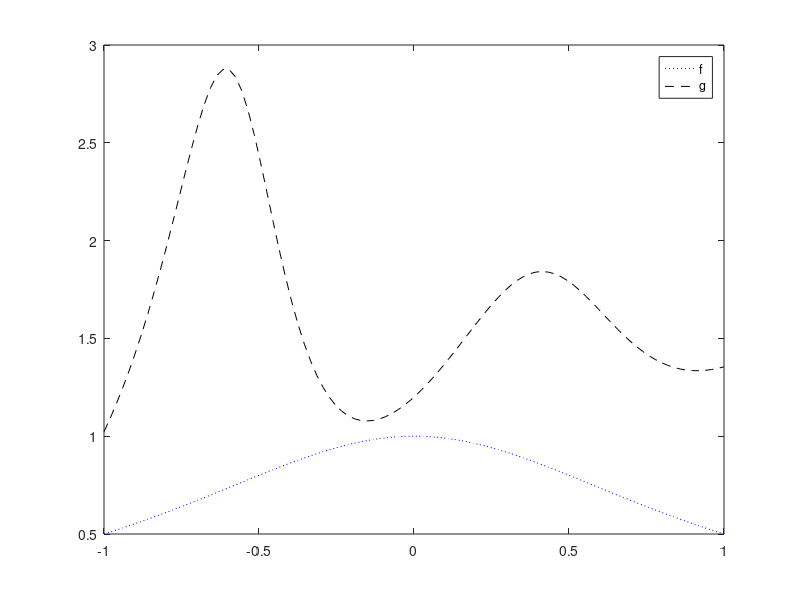

Here is the MATLAB script that generated this plot:
% Esercizio 09

% Dati
e = exp(1);
x = linspace(-1,1);
f = @(x) 1./(x.^2 + 1);
opf = "b:";
g = @(x) (6 + e.^(-x).*sin(6*x))./(4 + e.^(-x).*cos(6*x));
opg = "k--";

% Richieste
plot(x,f(x),opf)
hold on
plot(x,g(x),opg)
legend("f", "g")
